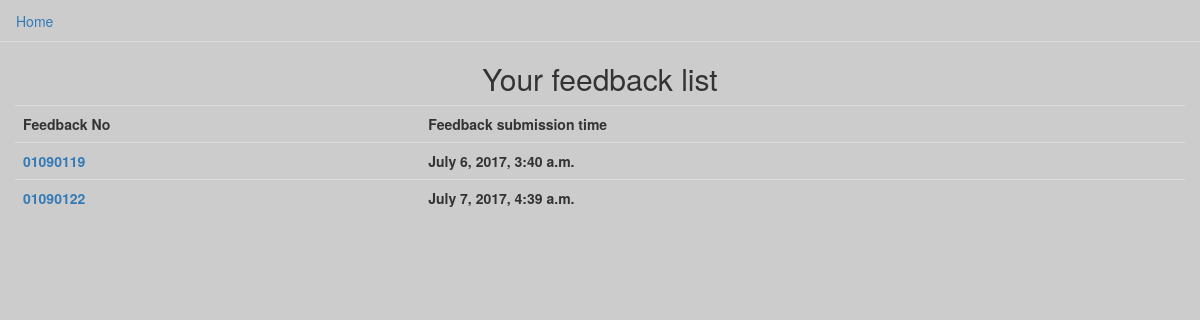
The app's page /vehicle/index2/fb_list/ (signed in) with its own data.
### vehicle/models.py (models this page shows, shortened)
class FeedBack(models.Model):
	fb_no = models.CharField(max_length=128)
	user = models.ForeignKey(UserProfile,null=True)
	Suggestions = models.CharField(max_length=128)
	Remarks = models.CharField(max_length=128)
	status = models.IntegerField(default=0)
	fb_sub_time = models.DateTimeField(auto_now=False,auto_now_add=True)

### vehicle/views.py (the view)
def fb_user_list(request):
	if request.user.is_authenticated():
		a = get_object_or_404(UserProfile,user=request.user)
		c = FeedBack.objects.filter(user=a)
		return render(request,'fb_user_list.html',{'c':c})

### templates/fb_user_list.html (shortened to what this page needs)
 <!DOCTYPE html>
 <html>
 <head>
  <link rel="stylesheet" href="https://maxcdn.bootstrapcdn.com/bootstrap/3.3.7/css/bootstrap.min.css">
 </head>
 <body style="background-color: #CCCCCC;">
 <ul class="nav nav-tabs">
  <li role="presentation"><a href="/vehicle/index2/">Home</a></li>
</ul>
 <div class="container-fluid ">
         <table class="table" style="width:100%">
         <h2 align="center">Your feedback list</h2>
  <tr>
    <th>Feedback No</th>
    <th>Feedback submission time</th>
  </tr>
  {% for i in c %}
  <tr>
    <th><a href="/vehicle/index2/fb_list/{{ i.fb_no }}/">{{ i.fb_no }}</a></th>
    <th>{{ i.fb_sub_time }}</th>
  </tr>
  {% endfor %}
</table>
</div>
 </body>
 </html>

### records on screen
FeedBack: fb_no "01090119", fb_sub_time "July 6, 2017, 3:40 a.m."
FeedBack: fb_no "01090122", fb_sub_time "July 7, 2017, 4:39 a.m."
